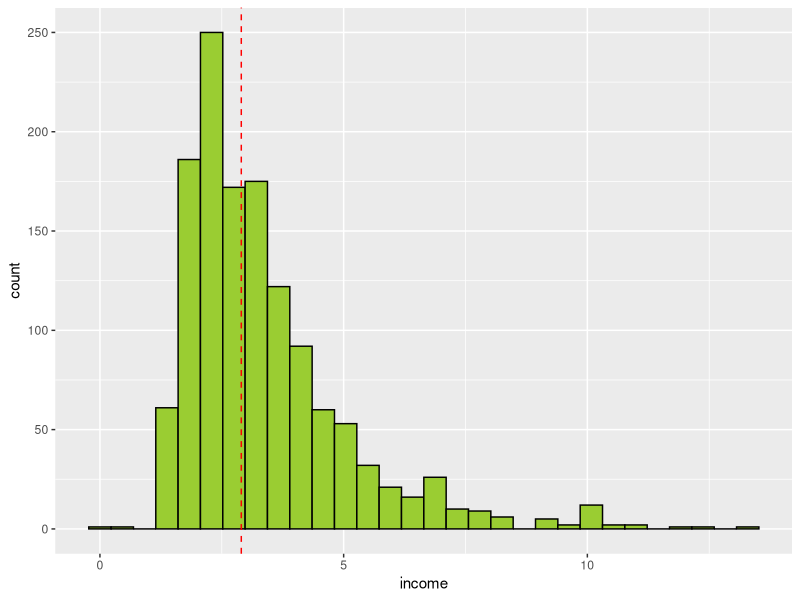
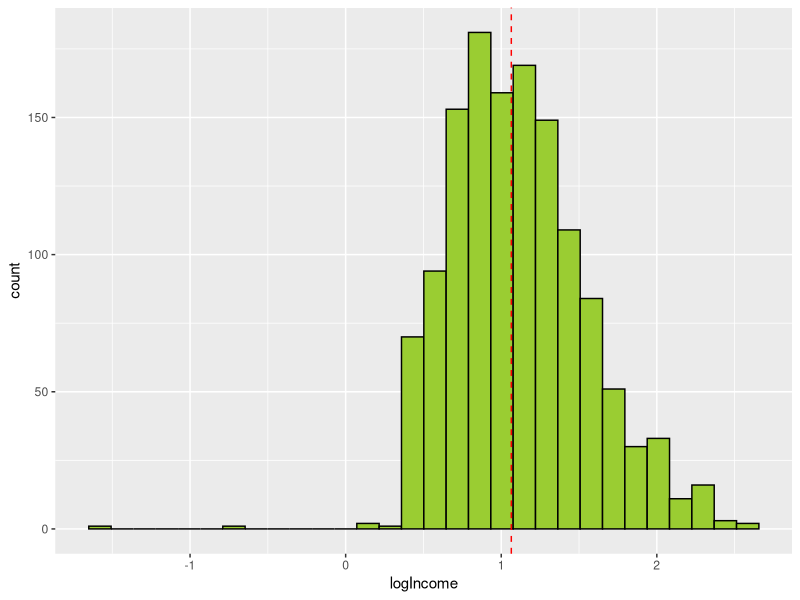
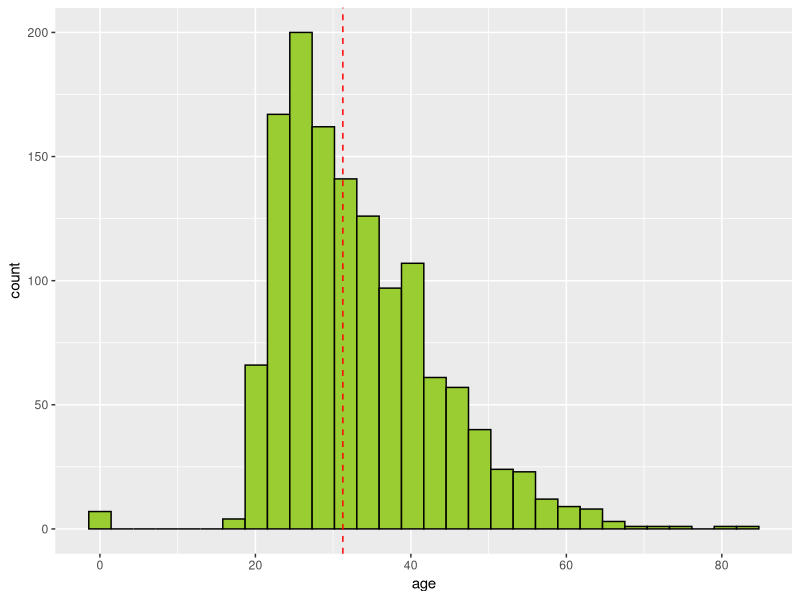
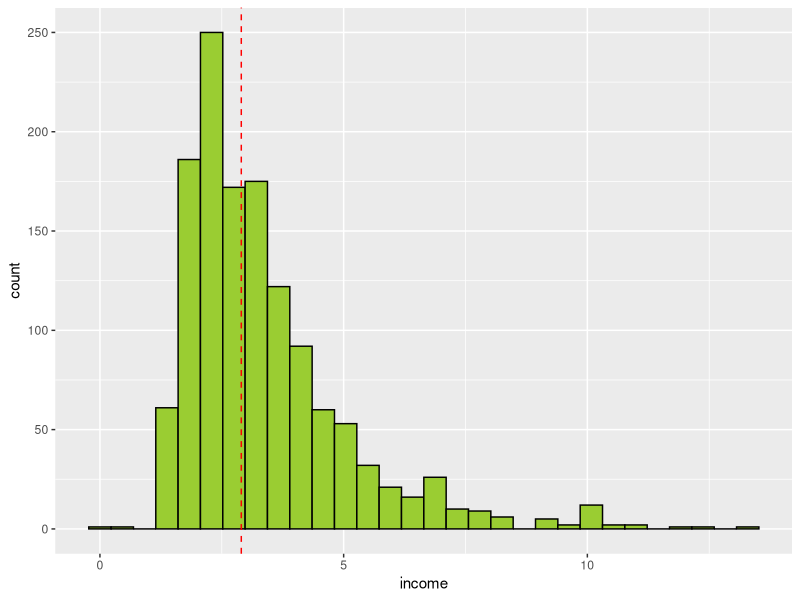
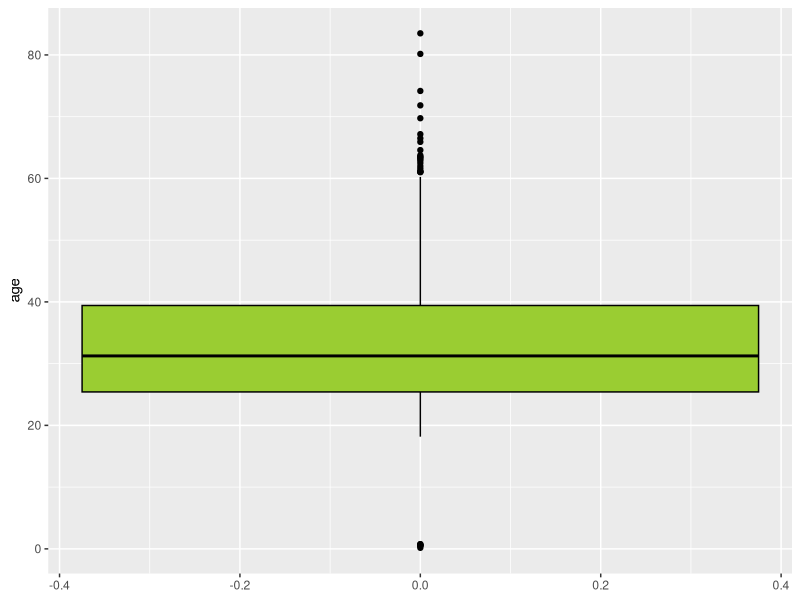
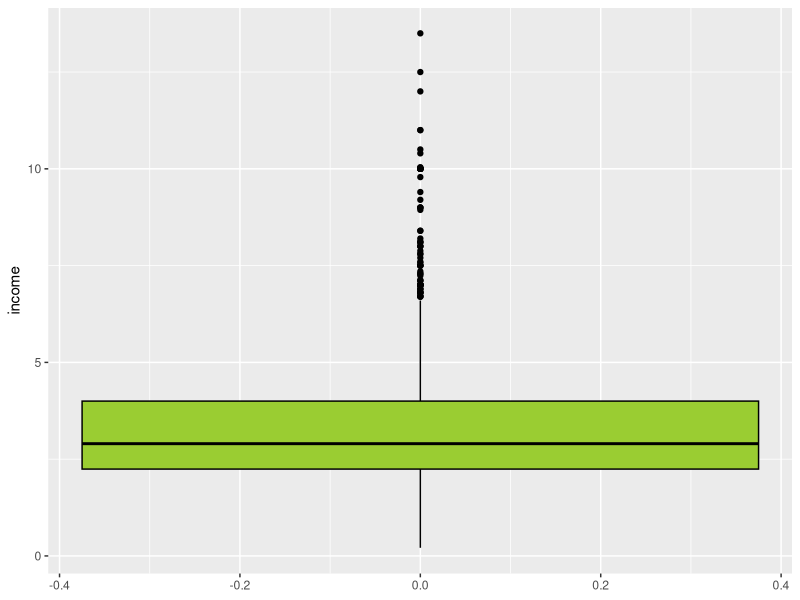
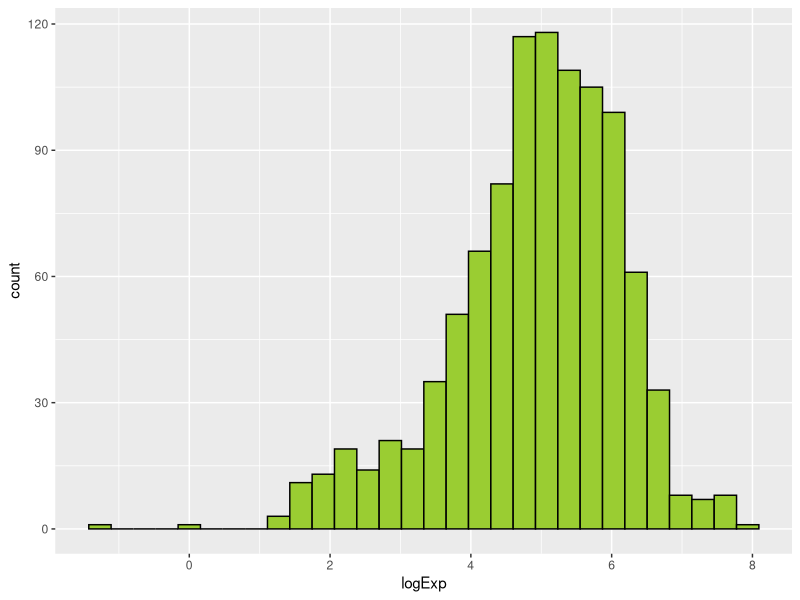
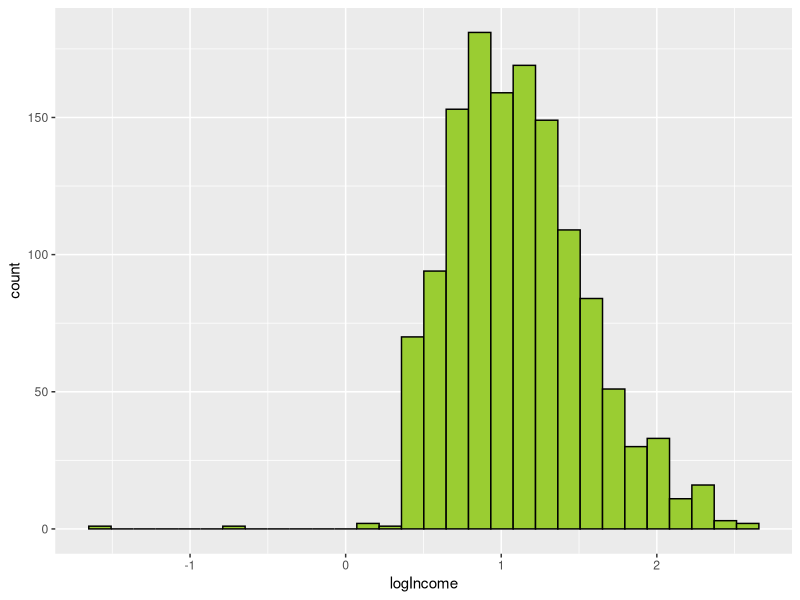

These figures' R source, in order:
## ---- chunk 1
df <- read.table(file = 'study_fall2020_dataprog_creditcard.txt',
                sep = ';',
                header = TRUE)
head(df)
## ---- chunk 2
library(lubridate)
library(dplyr)

now <- as.Date("2000-01-01")
df <- mutate(df, days = as.numeric( (now %m+% months(months)) - now),
             inPerFamMem = income/(dependents + 1))

head(df)
## ---- chunk 3
library(ggplot2)

ggplot(data = df, aes(x = income)) +   #оценим распределение дохода
  geom_histogram(fill = "yellowgreen", 
                 color = "black")+ 
  geom_vline(xintercept = median(df$income), 
             color = "red",
             lty = 2)    

## ---- chunk 4

df <- mutate(df, logIncome = log(income))

ggplot(data = df, aes(x = logIncome)) +   #оценим распределение log дохода
  geom_histogram(fill = "yellowgreen", 
                 color = "black")+ 
  geom_vline(xintercept = median(df$logIncome), 
             color = "red",
             lty = 2)  


scopes = quantile(df$logIncome, c(0.3255,0.6745))

## ---- chunk 5
library(plyr); library(dplyr)

df <- mutate(df, myCrit = cut(logIncome, c(-2, scopes[[1]], scopes[[2]], 3)))
df$myCrit <- revalue(df$myCrit, c("(-2,0.896]" = 1, "(0.896,1.25]" = 2, 
                                "(1.25,3]" = 3))
df <- select(df, -c(15))
head(df)
## ---- chunk 6
df_ <- df

subset <- filter(df_, as.numeric(myCrit) >= 2 &
                      selfemp == "yes"
                 )
write.table(subset, file = "myData.txt", sep = ":",
            row.names = TRUE, col.names = NA)

## ---- chunk 7
mean(df$dependents[df$owner == "no"])
## ---- chunk 8
aggregate(x = df$age,                
          by = list(df$myCrit),              
          FUN = mean)
## ---- chunk 9
subset <- filter(df, card == "no")
subset <- arrange(subset, age)
head(subset,5)
tail(subset,5)
## ---- chunk 10
df_ <- head(arrange(df, desc(income)), 10)
mean(df_$majorcards)

## ---- chunk 11

ggplot(data = df, aes(x = age)) +
  geom_histogram(fill = "yellowgreen", 
                 color = "black")+ 
  geom_vline(xintercept = median(df$age), 
             color = "red",
             lty = 2)

ggplot(data = df, aes(x = income)) +
  geom_histogram(fill = "yellowgreen", 
                 color = "black")+ 
  geom_vline(xintercept = median(df$income), 
             color = "red",
             lty = 2)


ggplot(data = df, aes(y = age)) +
  geom_boxplot(fill = "yellowgreen", 
                 color = "black")

ggplot(data = df, aes(y = income)) +
  geom_boxplot(fill = "yellowgreen", 
                 color = "black")

## ---- chunk 12

df <- mutate(df, logIncome = log(income),
                 logExp = log(expenditure),
                 logShare = log(share))


ggplot(data = df, aes(x = logExp)) +
  geom_histogram(fill = "yellowgreen", 
                 color = "black")


ggplot(data = df, aes(x = logIncome)) +
  geom_histogram(fill = "yellowgreen", 
                 color = "black")

ggplot(data = df, aes(y = logExp)) +
  geom_boxplot(fill = "yellowgreen", 
                 color = "black")


ggplot(data = df, aes(y = logIncome)) +
  geom_boxplot(fill = "yellowgreen", 
                 color = "black")


## ---- chunk 13
library(psych)
df_for_cor <- data.frame( "reports"    = df$reports, 
                          "age"        = df$age, 
                          "income"     = df$logIncome,
                          "share"      = df$logShare,
                          "expen"      = df$expenditure,
                          "depen"      = df$dependents,
                          "months"     = df$months,
                          "majorcards" = df$majorcards,
                          "active"     = df$active)

pairs.panels(df_for_cor, 
             method = "pearson", 
             hist.col = "orange",
             density = TRUE,
             ellipses = FALSE,
             lm = TRUE,
             stars = TRUE
             )

ggplot(data = df, aes(x = logIncome, y = logExp)) +
geom_point() + 
labs(title = "Log income VS Log expenditure", 
     x = "log income", 
     y = "log expenditure")

## ---- chunk 14
ggplot(data = df, aes(x = logIncome, y = logShare)) +
geom_point() + 
labs(title = "Log income VS Log share", 
     x = "log income", 
     y = "log share")


ggplot(data = df, aes(x = age, y = logIncome)) +
geom_point() + 
labs(title = "Log income VS Log share", 
     x = "age", 
     y = "log income")
## ---- chunk 15

df$card <- revalue(df$card, c("yes" = 2, "no" = 1))
df$card <- as.numeric(df$card)

my_cols <- c("light blue", "orange")
pairs(~ reports + logIncome + majorcards + dependents + months + logShare, data = df, col = my_cols[df$card], pch = 19,  cex = 0.5, oma=c(3,3,6,8))
